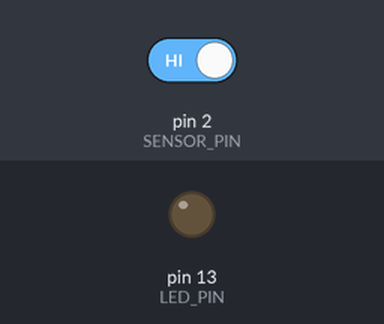
The sketch below on a simulated Arduino Uno, built with avr-gcc and run on an emulated ATmega328P. Parts: output pins drawn as LEDs (lit = HIGH). The test bench sets the inputs (shaded band); at power-on: pin 2 (SENSOR_PIN) HIGH.

Above: at 1.2 s.
1.3 s: pin 2 (SENSOR_PIN) driven LOW
At 2.5 s:
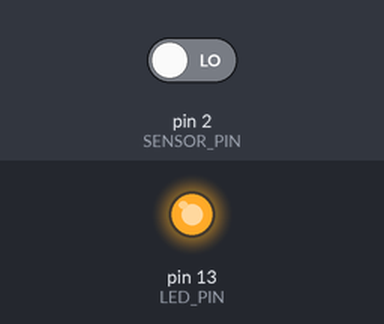
2.8 s: pin 2 (SENSOR_PIN) driven HIGH
At 3.6 s:
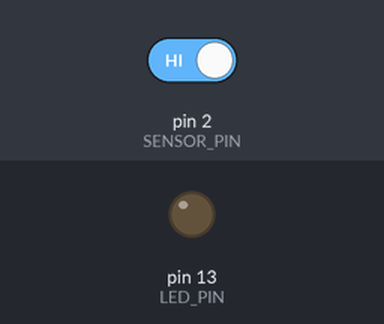
Timing chart, 0 to 5.8 s (numbered marks = the images above; inputs shaded):
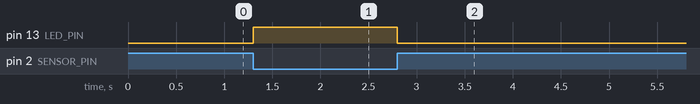

Measured:
- after the input at 1.3 s, pin 13 (LED_PIN): LOW → HIGH at once
- after the input at 2.8 s, pin 13 (LED_PIN): HIGH → LOW at once

The sketch:

tema7.ino
```cpp
// Fun Tech Academy 2020

// Definimos los pines del sensor y el led
#define SENSOR_PIN 2
#define LED_PIN 13

void setup()
{
   // Asignamos los sensores a sus pines correspondientes
   pinMode(SENSOR_PIN, INPUT_PULLUP);
   pinMode(LED_PIN, OUTPUT);
}

void loop()
{
   // Dependiendo del valor del sensor de inclinacon, encendemos o apagamos el LED
   if (digitalRead(SENSOR_PIN) == LOW)
   {
      digitalWrite(LED_PIN, HIGH);
   }
   else
   {
      digitalWrite(LED_PIN, LOW);
   }
}
```
